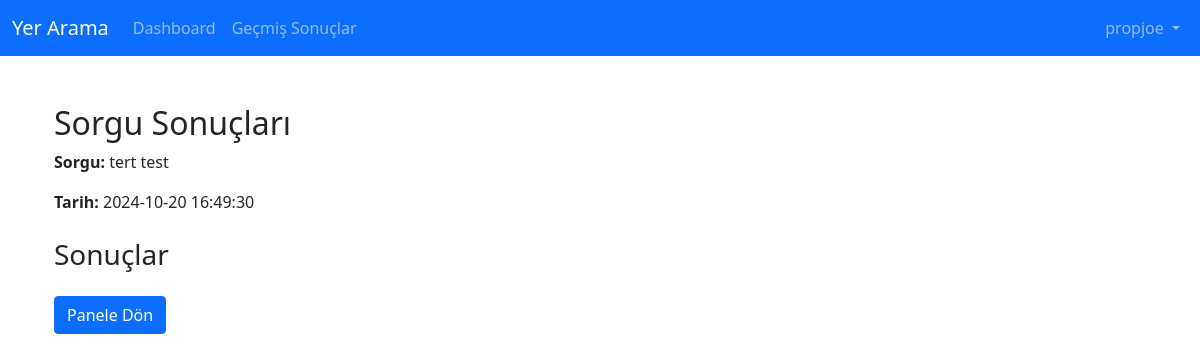
The page /view_results.php?id=2 (signed in) on the database its author committed.
### tables this page shows
CREATE TABLE `query_results` (
  `id` int NOT NULL,
  `query_id` int DEFAULT NULL,
  `result_data` text NOT NULL,
  `created_at` timestamp NULL DEFAULT CURRENT_TIMESTAMP
);

CREATE TABLE `queries` (
  `id` int NOT NULL,
  `user_id` int DEFAULT NULL,
  `query_text` text NOT NULL,
  `created_at` timestamp NULL DEFAULT CURRENT_TIMESTAMP
);

### view_results.php (the view, shortened to what this page needs)
<?php
require_once 'config.php';
include 'header.php';
$user_id = $_SESSION['user_id'];
$query_id = isset($_GET['id']) ? intval($_GET['id']) : 0;
$sql = "SELECT q.*, qr.result_data
        FROM queries q
        LEFT JOIN query_results qr ON q.id = qr.query_id
        WHERE q.id = ? AND q.user_id = ?";
$stmt = $conn->prepare($sql);
$stmt->bind_param("ii", $query_id, $user_id);
$stmt->execute();
$result = $stmt->get_result();
$query_data = $result->fetch_assoc();
?>
<!DOCTYPE html>
<html lang="tr">
<head>
    <link href="https://cdn.jsdelivr.net/npm/bootstrap@5.1.3/dist/css/bootstrap.min.css" rel="stylesheet">
</head>
<body>
    <div class="container">
        <div class="row mt-5">
            <div class="col-md-12">
                <h2>Sorgu Sonuçları</h2>
                <p><strong>Sorgu:</strong> <?php echo htmlspecialchars($query_data['query_text']); ?></p>
                <p><strong>Tarih:</strong> <?php echo htmlspecialchars($query_data['created_at']); ?></p>
                <h3 class="mt-4">Sonuçlar</h3>
                <a href="dashboard.php" class="btn btn-primary mt-3">Panele Dön</a>
            </div>
        </div>
    </div>
</body>
</html>

### rows shown on the page
query_results: query.query_text "tert test", query.created_at "2024-10-20 16:49:30"

### other values the page prints
$username "propjoe"
